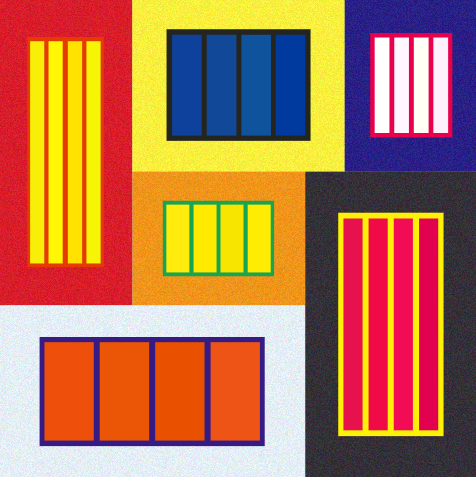
Frame 1 (no input)
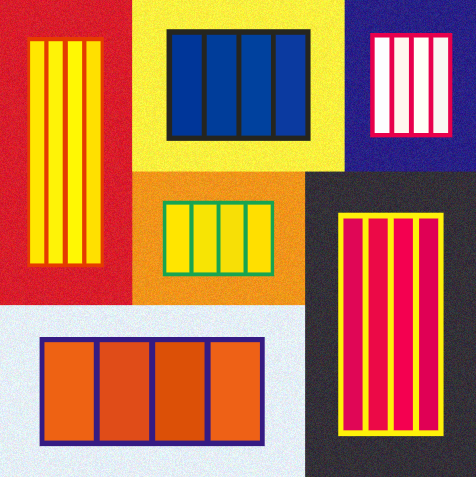
Frame 60 (the mouse pressed at the canvas centre just before this capture)
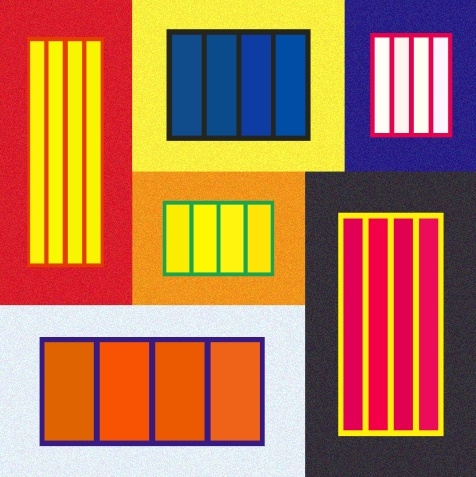
Frame 120 (the mouse held since frame 60 and released just before this capture)

The Processing sketch that drew these frames (run headless with seeded random() and noise(); from frame 60 on, the mouse is pressed at the canvas centre):

// Processing sketch: processing_172410
// ── processing_172410.pde

float org_h = 476.459, org_w = 477.095;
float amp = 15;

float[][] s = {{0,0,132.328,305.328},
{132.328,0,212.453,171.719},
{344.781,0,131.678,171.719},
{132.593,171.719,172.72,133.609},
{0,305.328,305.313,171.767},
{305.313,171.719,171.146,305.376},

{27.375, 37, 76.375, 230.063},
{166.609, 29.25, 143.891, 111.583},
{370.25, 33, 82, 104.25},
{162.905, 200.882, 111.095, 75.282},
{338.271, 212.813, 105.229, 223.187},
{39.667, 337, 225, 109},

{30.125,41.25,14.042,222.125},
{48.604,41.25,14.042,222.125},
{67.958,41.25,14.042,222.125},
{86.5,41.25,14.042,222.125},

{172.167,34.9,29.5,100.667},
{206.833,34.9,29.5,100.667},
{241.467,34.9,29.5,100.667},
{275.813,34.9,29.5,100.667},

{374.75,37.587,14.625,95.411},
{394.3,37.587,14.625,95.411},
{413.933,37.587,14.625,95.411},
{433.384,37.587,14.625,95.411},

{166.4,204.735,22.875,67.625},
{193.625,204.735,22.875,67.625},
{220.563,204.735,22.875,67.625},
{247.787,204.735,22.875,67.625},

{343.5,218.579,19.031,211.656},
{368.636,218.579,19.031,211.656},
{393.867,218.579,19.031,211.656},
{419.083,218.579,19.031,211.656},

{44.521,342.208,49.229,98.323},
{99.808,342.208,49.229,98.323},
{155.221,342.208,49.229,98.323},
{210.688,342.208,49.229,98.323}}; 

float[][] cr = {{217,29,43},
{250,240,62},
{41,32,135},
{240,149,27},
{229,239,246},
{52,48,56},

{229,59,0},
{37,37,31},
{232,0,76},
{23,165,81},
{253,241,10},
{53,27,131},
{254,236,0},{254,236,0},{254,236,0},{254,236,0},
{3,69,154},{3,69,154},{3,69,154},{3,69,154},
{254,254,252},{254,254,252},{254,254,252},{254,254,252},
{254,237,0},{254,237,0},{254,237,0},{254,237,0},
{230,3,75},{230,3,75},{230,3,75},{230,3,75},
{234,90,10},{234,90,10},{234,90,10},{234,90,10}
};
void setup(){
  size(476,477);
}

void draw(){
  
  for(int i=0;i<6;i++){
    color c = color(cr[i][0],cr[i][1],cr[i][2]);
    fill(c);
    stroke(c);
    strokeWeight(0);  
    rect(s[i][0],s[i][1],s[i][2],s[i][3]);
  }
  loadPixels();
  
  for (int i = 0; i < height; i++) {
    for(int j = 0; j < width; j++){
      color cc = pixels[i*width+j];
      float ccr = red(cc)+random(-amp,amp), ccg = green(cc)+random(-amp,amp), ccb = blue(cc)+random(-amp,amp);
      pixels[i*width+j] = color(ccr,ccg,ccb);
    }
  }
  updatePixels();

  for(int i=6;i<12;i++){
    color c = color(cr[i][0],cr[i][1],cr[i][2]);
    fill(c);
    stroke(c);
    strokeWeight(0);  
    rect(s[i][0],s[i][1],s[i][2],s[i][3]);
  }
  
  for(int i=12;i<36;i++){
    color c = color(cr[i][0]-random(-amp,amp),cr[i][1]-random(-amp,amp),cr[i][2]-random(-amp,amp));
    fill(c);
    stroke(c);
    strokeWeight(0);  
    rect(s[i][0],s[i][1],s[i][2],s[i][3]);
  }
}
